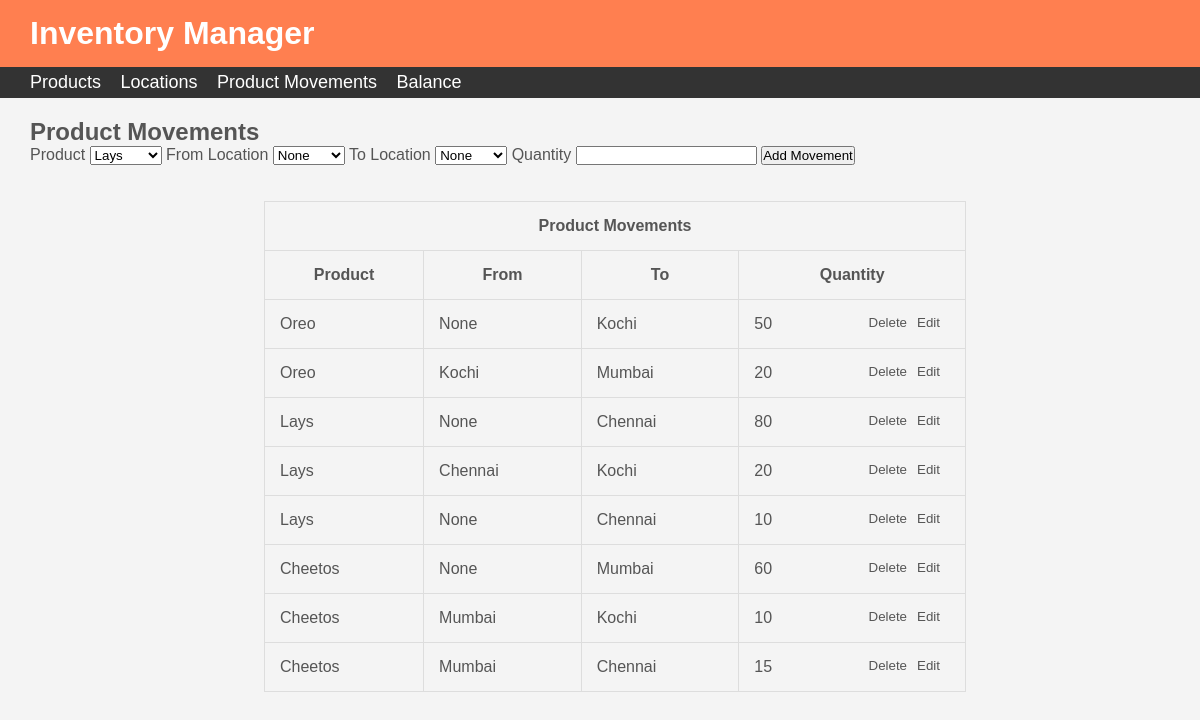
/movements, run on the app's committed database.
### models.py (models this page shows)
class Movement(db.Model):
    id = db.Column(db.Integer, primary_key=True)
    product_id = db.Column(db.Integer, db.ForeignKey('product.id'), nullable=False)
    product = db.Column(db.String(50), nullable=False)
    from_location_id = db.Column(db.Integer, db.ForeignKey('location.id'))
    from_location = db.Column(db.String(50))
    to_location_id = db.Column(db.Integer, db.ForeignKey('location.id'))
    to_location = db.Column(db.String(50))
    quantity = db.Column(db.Integer, nullable=False)
    timestamp = db.Column(db.DateTime, nullable=False, default=datetime.utcnow)

### routes.py (the view, shortened to what this page needs)
@app.route('/movements', methods=['GET','POST'])
def movements():
    form = MovementForm()
    form.product.choices = [(product.id,product.name) for product in Product.query.all()]
    flag = True
    locations = Location.query.all()
    for location in locations:
        if location.name == "None":
            flag = False
    if flag:
        l = Location(name = "None")
        db.session.add(l)
        db.session.commit()
    form.from_location.choices = [(location.id,location.name) for location in Location.query.all()]
    form.to_location.choices = [(location.id,location.name) for location in Location.query.all()]
    movements = Movement.query.all()
    products = Product.query.all()
    locations = Location.query.all()
    return render_template('movements.html', movements=movements, products=products, locations=locations, form=form)

### forms.py
class MovementForm(FlaskForm):
    product = SelectField("Product", choices = [])
    from_location = SelectField("From Location", coerce=int)
    to_location = SelectField("To Location", coerce=int)
    quantity = StringField("Quantity", validators=[DataRequired()])
    add_movement = SubmitField("Add Movement")

### templates/movements.html (shortened to what this page needs)
{% extends "layout.html" %}
{% block main %}
    <h2>
        Product Movements
    </h2>
    <form action="" method="POST">
        {{ form.product.label }}
        {{ form.product }}
        {{ form.from_location.label }}
        {{ form.from_location }}
        {{ form.to_location.label }}
        {{ form.to_location }}
        {{ form.quantity.label }}
        {{ form.quantity }}
        {% if edit_button %}
            <input type="submit" value="Edit Movement">
        {% else %}
            {{ form.add_movement }}
        {% endif %}
    </form>
    <br><br>
    {% if movements %}
        <table>
            <thead>
                <tr id="tableName">
                    <th colspan="4">Product Movements</th>
                </tr>
                <tr>
                    <th>Product</th>
                    <th>From</th>
                    <th>To</th>
                    <th>Quantity</th>
                </tr>
            </thead>
            <tbody>
                {% for movement in movements %}
                    <tr>
                        <td> {{ movement.product }} </td>
                        <td> {{ movement.from_location }} </td>
                        <td> {{ movement.to_location }} </td>
                        <td> {{ movement.quantity }} <a class="editLink" href="{{ url_for('edit_movement', movement_id=movement.id) }}">Edit</a><a class="editLink" href="{{ url_for('delete_movement', movement_id=movement.id) }}">Delete</a></td>
                    </tr>
                {% endfor %}
            </tbody>
        </table>
    {% endif %}
{% endblock %}

### static/main.css (style rules this page uses)
* { margin:0; padding:0; }
body { background-color: #f4f4f4; font-family: Arial, Helvetica, sans-serif; color: #555555; }
table, td, th { border: 1px solid #ddd; }
table { border-collapse: collapse; width: 60%; margin-right: auto; margin-left: auto; }
th, td { padding: 15px; }
.editLink { float: right; text-decoration: none; color: #555555; font-size: smaller; padding-right: 10px; }
.editLink::after { clear: both; content: ""; display: table; }

### data on the page
Movement: product "Oreo", from_location "None", to_location "Kochi", quantity "50"
Movement: product "Oreo", from_location "Kochi", to_location "Mumbai", quantity "20"
Movement: product "Lays", from_location "None", to_location "Chennai", quantity "80"
Movement: product "Lays", from_location "Chennai", to_location "Kochi", quantity "20"
Movement: product "Lays", from_location "None", to_location "Chennai", quantity "10"
Movement: product "Cheetos", from_location "None", to_location "Mumbai", quantity "60"
Movement: product "Cheetos", from_location "Mumbai", to_location "Kochi", quantity "10"
Movement: product "Cheetos", from_location "Mumbai", to_location "Chennai", quantity "15"
